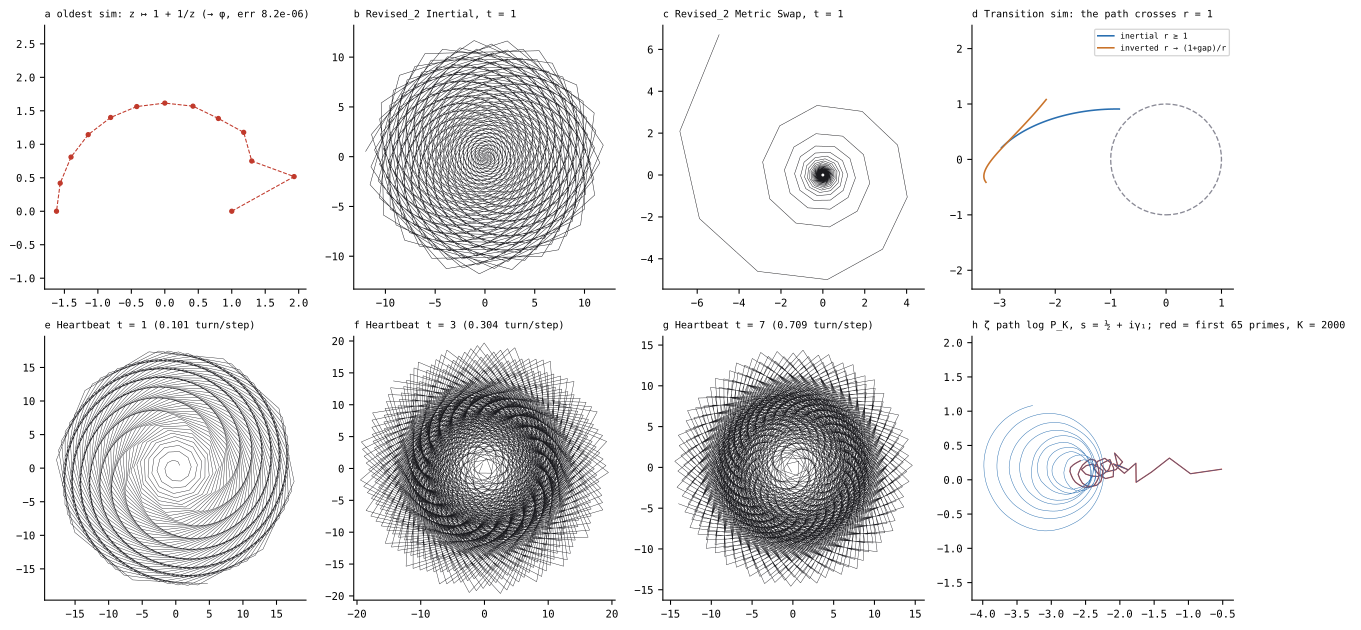

Python code for this plot:
# SPDX-License-Identifier: GPL-3.0-only
"""gemini_worm.svg — the Gemini event-horizon sims' curves (re-drawn from their formulas) beside the ζ pathway.

Row 1: the oldest sim's φ-flow z ↦ 1 + 1/z (13 points, polar, θ ∈ [0, π]); Revised_2 Inertial; Metric Swap; the Transition sim (path crosses r = 1 and inverts).
Row 2: Revised_2 Heartbeat at t = 1, 3, 7 (600 points, polyline through consecutive indices — rosettes whose arm count is ≈ π²/t); ζ path log P_K at s = ½ + iγ₁ for K = 65 and K = 2000.
Code drawn: rhp.geminisim, rhp.primepath.   Run: python -m rhp.atlas.gemini_worm
"""
import numpy as np
from ._common import plt, save, INK, NORTH, SOUTH, HOT, GREY
from .. import geminisim as G, primepath as PP


def build():
    fig, axs = plt.subplots(2, 4, figsize=(13, 6.6))
    z = G.phi_flow(); th = np.linspace(0, np.pi, len(z)); ax = axs[0, 0]
    ax.plot(z * np.cos(th), z * np.sin(th), ".--", color=HOT, lw=.8)
    ax.set_title(f"a  oldest sim: z ↦ 1 + 1/z  (→ φ, err {G.fib_ratio_error():.1e})", fontsize=7.5, loc="left")
    for ax, (ph, t, lab) in zip((axs[0, 1], axs[0, 2]), (("Inertial", 1, "b  Revised_2 Inertial, t = 1"), ("Metric Swap", 1, "c  Revised_2 Metric Swap, t = 1"))):
        th, r = G.revised2(ph, t); ax.plot(r * np.cos(th), r * np.sin(th), "-", lw=.35, color=INK); ax.set_title(lab, fontsize=7.5, loc="left")
    (to, ro), (ti, ri) = G.transition(); ax = axs[0, 3]
    ax.plot(to * np.cos(to), ro * np.sin(to), color=NORTH, lw=1.2, label="inertial r ≥ 1")
    ax.plot(ti * np.cos(ti), ri * np.sin(ti), color=SOUTH, lw=1.2, label="inverted r → (1+gap)/r")
    ax.add_patch(plt.Circle((0, 0), 1, fill=False, ls="--", color=GREY)); ax.legend(fontsize=6)
    ax.set_title("d  Transition sim: the path crosses r = 1", fontsize=7.5, loc="left")
    for ax, t, lab in zip(axs[1, :3], (1, 3, 7), "efg"):
        x, y = G.heartbeat_xy(t); ax.plot(x, y, "-", lw=.3, color=INK)
        ax.set_title(f"{lab}  Heartbeat t = {t}  ({G.turns_per_index(t):.3f} turn/step)", fontsize=7.5, loc="left")
    ax = axs[1, 3]; P = PP.first_primes(2000); L = PP.log_product_path(PP.GAMMA1, P)
    ax.plot(L.real[:65], L.imag[:65], color=HOT, lw=.9); ax.plot(L.real, L.imag, color=NORTH, lw=.35)
    ax.set_title("h  ζ path log P_K, s = ½ + iγ₁; red = first 65 primes, K = 2000", fontsize=7.5, loc="left")
    for a in axs.flat: a.set_aspect("equal", "datalim")
    fig.tight_layout()
    return save(fig, "gemini_worm.svg")


if __name__ == "__main__":
    print(build())
